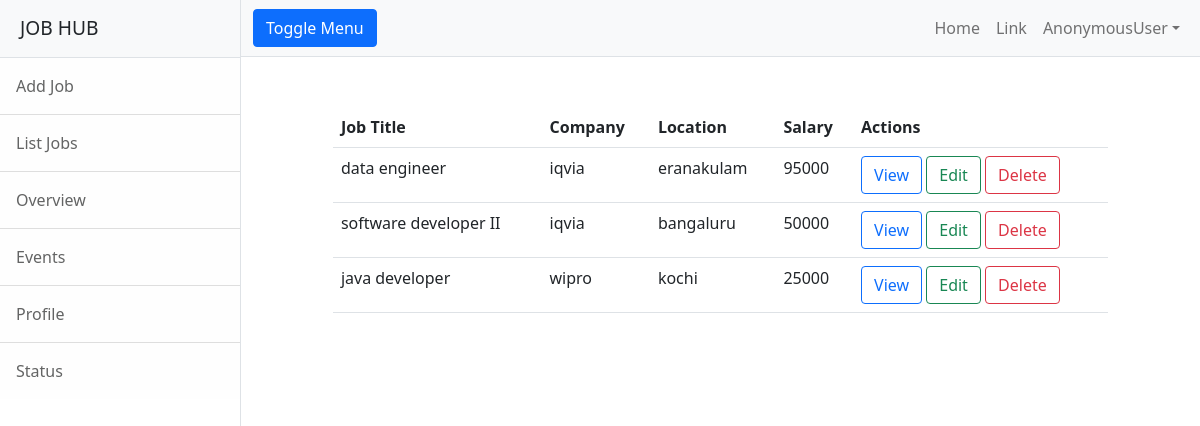
The page /employer/job/all on the database its author committed.
### employer/models.py (models this page shows, shortened)
class Jobs(models.Model):
    job_title=models.CharField(max_length=150)
    company_name=models.CharField(max_length=150)
    location=models.CharField(max_length=150)
    salary=models.PositiveIntegerField(null=True)
    experience=models.PositiveIntegerField(default=0)

### employer/views.py (the view)
# urls.py: path('job/all',views.ListJobViews.as_view(),name="emp-alljob"),
class ListJobViews(ListView):
    model=Jobs
    context_object_name="jobs"
    template_name="emp-listjob.html"

### employer/templates/emp-listjob.html
{%extends 'base.html' %}
{%block body_block%}
<div class="row" style="margin-top:50px">
<div class="col-1"></div>
<div class="col-10">
    <table class="table">
    <tr>
    <th>Job Title</th>
    <th>Company</th>
    <th>Location</th>
    <th>Salary</th>
    <th>Actions</th>
    </tr>
    {%for job in jobs%}
    <tr>
        <td>{{job.job_title}}</td>
        <td>{{job.company_name}}</td>
        <td>{{job.location}}</td>
        <td>{{job.salary}}</td>
        <td>
            <a href="{%url 'emp-jobdetail' job.id%}" class="btn btn-outline-primary">View</a>
            <a href="{%url 'emp-editjob' job.id%}" class="btn btn-outline-success">Edit</a>
            <a href="{%url 'emp-deletejob' job.id%}" class="btn btn-outline-danger">Delete</a>
        </td>
    </tr>
    {%endfor%}
    </table>
</div>
<div class="col-1"></div>
    </div>
{%endblock%}

### employer/templates/base.html (shortened to what this page needs)
<!DOCTYPE html>
{%load static%}
<html lang="en">
    <head>
        <link href="{%static 'css/styles.css'%}" rel="stylesheet" />
    </head>
    <body>
        <div class="d-flex" id="wrapper">
            <div class="border-end bg-white" id="sidebar-wrapper">
                <div class="sidebar-heading border-bottom bg-light">JOB HUB </div>
                <div class="list-group list-group-flush">
                    <a class="list-group-item list-group-item-action list-group-item-light p-3" href="{%url 'emp-addjob' %}">Add Job</a>
                    <a class="list-group-item list-group-item-action list-group-item-light p-3" href="{%url 'emp-alljob' %}">List Jobs</a>
                    <a class="list-group-item list-group-item-action list-group-item-light p-3" href="#!">Overview</a>
                    <a class="list-group-item list-group-item-action list-group-item-light p-3" href="#!">Events</a>
                    <a class="list-group-item list-group-item-action list-group-item-light p-3" href="#!">Profile</a>
                    <a class="list-group-item list-group-item-action list-group-item-light p-3" href="#!">Status</a>
                </div>
            </div>
            <div id="page-content-wrapper">
                <nav class="navbar navbar-expand-lg navbar-light bg-light border-bottom">
                    <div class="container-fluid">
                        <button class="btn btn-primary" id="sidebarToggle">Toggle Menu</button>
                        <div class="collapse navbar-collapse" id="navbarSupportedContent">
                            <ul class="navbar-nav ms-auto mt-2 mt-lg-0">
                                <li class="nav-item active"><a class="nav-link" href="{%url 'emp-home'%}">Home</a></li>
                                <li class="nav-item"><a class="nav-link" href="#!">Link</a></li>
                                <li class="nav-item dropdown">
                                    <a class="nav-link dropdown-toggle" id="navbarDropdown" href="#" role="button" data-bs-toggle="dropdown" aria-haspopup="true" aria-expanded="false">{{request.user}}</a>
                                </li>
                            </ul>
                        </div>
                    </div>
                </nav>
                <div class="container-fluid">
                    {%block body_block%}
                    {%endblock%}
                </div>
            </div>
        </div>
    </body>
</html>

### rows shown on the page
Jobs: job_title "data engineer", company_name "iqvia", location "eranakulam", salary "95000"
Jobs: job_title "software developer II", company_name "iqvia", location "bangaluru", salary "50000"
Jobs: job_title "java developer", company_name "wipro", location "kochi", salary "25000"

### other values the page prints
{{ request.user }} "AnonymousUser"
